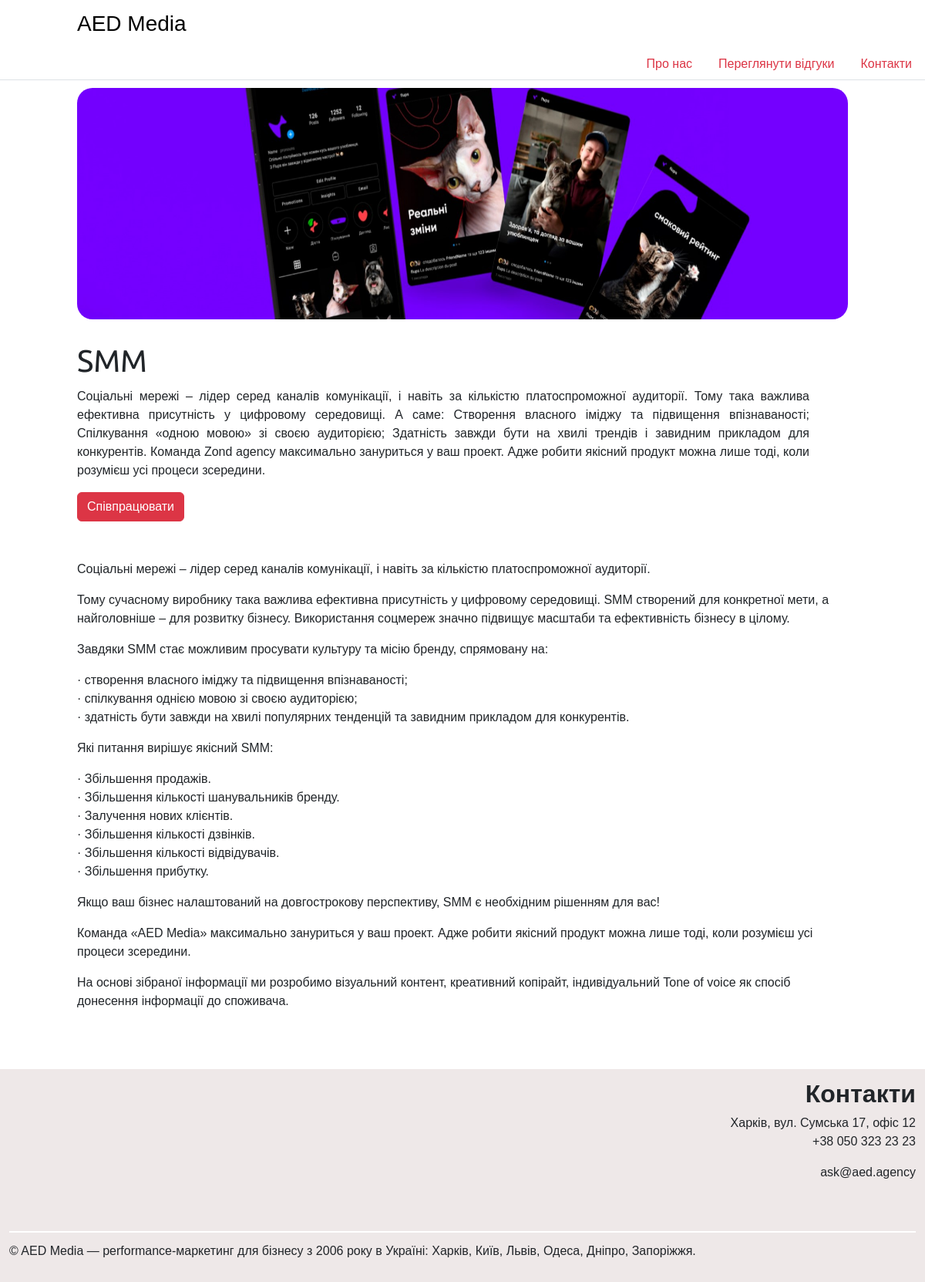
/7/smm/, run on the app's committed database.
### shop/models.py (models this page shows, shortened)
class Product(models.Model):
    name = models.CharField(max_length=200)
    slug = models.SlugField(max_length=200, unique=True)
    image = models.ImageField(upload_to='images/')
    description = models.TextField(blank=True)
    text = models.TextField(blank=True)
    available = models.BooleanField(default=True)
    created = models.DateTimeField(auto_now_add=True)
    updated = models.DateTimeField(auto_now=True)
    class Meta:
        ordering = ['name']
        indexes = [
            models.Index(fields=['id', 'slug']),
            models.Index(fields=['name']),
            models.Index(fields=['-created']),
        ]

### shop/views.py (the view)
# urls.py: path('<int:id>/<slug:slug>/', views.product_detail, name='product_detail'),
def product_detail(request, id, slug):
    product = get_object_or_404(Product, id=id, slug=slug, available=True)
    return render(request, 'shop/product/detail.html', {'product': product})

### templates/shop/product/detail.html (shortened to what this page needs)
{% extends "shop/base.html" %}
{% load static %}
{% block content %}
    <div class="product-detail">
        <img src="{% if product.image %}{{ product.image.url }}{% else %}{% static 'img/no_image.png' %}{% endif %}" width="300" height="300">
        <div class="product-text">
        <h1>{{ product.name }}</h1>
        {{ product.description|linebreaks }}
    <form action="{% url 'shop:new_contact' %}" method="get">
        <button name="submit" type="submit" class="btn btn-danger">Співпрацювати</button>
    </form>  </div></div>
    <div class="text">
    {{ product.text|linebreaks }}</div>
{% endblock %}

### static/css/base.css (style rules this page uses)
body { margin:0; padding:0; font-family:helvetica, sans-serif; }
h1, h2, h3, h4, h5 , h6 { font-family: 'Ubuntu', sans-serif; font-weight:normal; }
.product-detail { margin-top: 1%; text-align:justify; }
.product-detail img { width:100%; }
.product-detail h1 { margin-bottom:0; }
.product-text { margin-top: 3%; margin-right: 5%; }
img { border-radius: 20px; }
.text { margin-top: 5%; }

### data on the page
Product: image (picture), name "SMM", description "Соціальні мережі – лідер серед каналів комунікації, і навіть за кількістю платоспроможної аудиторії. Тому така важлива ефективна присутність у цифровому середовищі. А саме: Створення власного іміджу та підвищення впізнаваності; Спілкування «одною мовою» зі своєю аудиторією; Здатність завжди бути на хвилі трендів і завидним прикладом для конкурентів. Команда Zond agency максимально зануриться у ваш проект. Адже робити якісний продукт можна лише тоді, коли розумієш усі процеси зсередини.", text "Соціальні мережі – лідер серед каналів комунікації, і навіть за кількістю платоспроможної аудиторії. Тому сучасному виробнику така важлива ефективна присутність у цифровому середовищі. SMM створений для конкретної мети, а найголовніше – для розвитку бізнесу. Використання соцмереж значно підвищує масштаби та ефективність бізнесу в цілому. Завдяки SMM стає можливим просувати культуру та місію бренду, спрямовану на: · створення власного іміджу та підвищення впізнаваності; · спілкування однією мовою зі своєю аудиторією; · здатність бути завжди на хвилі популярних тенденцій та завидним прикладом для конкурентів. Які питання вирішує якісний SMM: · Збільшення продажів. · Збільшення кількості…"
